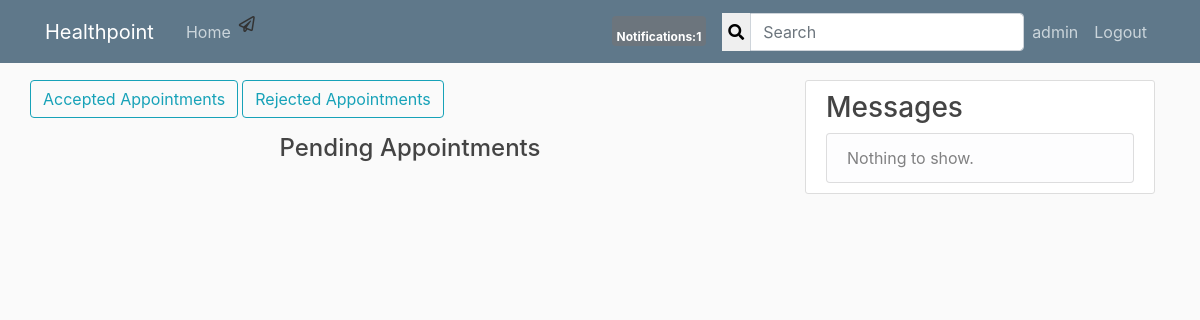
Page /account/user_profile/1/myrequested/appointments/ (signed in) on the earlier database version.
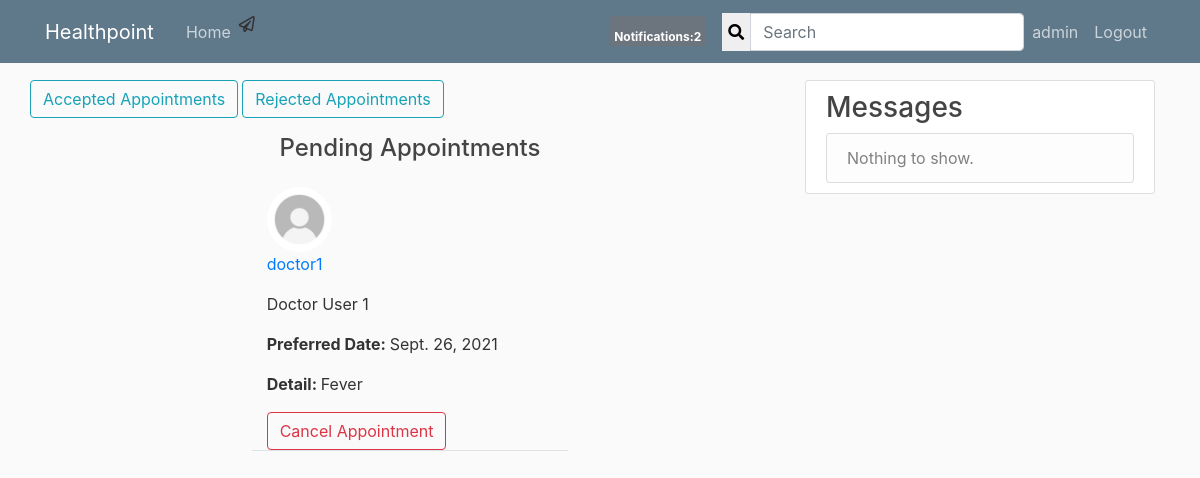
Same page on the later database version.
### account/models.py (models this page shows, shortened)
class Appointment(models.Model):
	by_user = models.ForeignKey(User, related_name='appointment_by', on_delete=models.CASCADE)
	to_doctor = models.ForeignKey(Doctor, related_name='appointment_to', on_delete=models.CASCADE)
	date = models.DateField()
	detail = models.TextField(null=False, blank=False)
	is_accepted = models.BooleanField(default=False)
	is_rejected = models.BooleanField(default=False)

class Doctor(models.Model):
	user = models.OneToOneField(User, related_name='doctor' ,on_delete=models.CASCADE, primary_key=True)
	college_attended = models.CharField(max_length=200)
	college_address = models.CharField(max_length=200)
	date_graduated = models.DateField(null=True, blank=True)
	certificate_of_graduation = models.ImageField(upload_to='certificates')
	current_affiliation = models.CharField(max_length=200)
	specialization = models.CharField(max_length=100)
	work_phone = PhoneNumberField(blank=True, null=True, unique=True)
	def __str__(self):
		return self.user.user_name

class User(AbstractBaseUser, PermissionsMixin):
	id = models.AutoField(primary_key = True)
	email = models.EmailField(max_length=200, unique=True)
	is_email_verified = models.BooleanField(default=False)
	user_name = models.CharField(max_length=20, unique=True)
	full_name = models.CharField(max_length=100)
	date_joined = models.DateTimeField(default=timezone.now, blank=True)
	is_staff = models.BooleanField(default=False)
	is_active = models.BooleanField(default=True)
	is_doctor = models.BooleanField(default=False)
	is_superuser = models.BooleanField(default=False)
	objects = AccountManager()
	USERNAME_FIELD = 'email'
	REQUIRED_FIELDS = ['user_name', 'full_name']
	def __str__(self):
		return self.user_name

class UserProfile(models.Model):
	user = models.OneToOneField(User, related_name='profile' ,on_delete=models.CASCADE, primary_key=True)
	address = models.CharField(max_length=200, null=True, blank=True)
	profile_pic = models.ImageField(default='default.jpg', upload_to='profile_pics', null=True, blank=True)
	date_of_birth = models.DateField(null=True, blank=True)
	phone = PhoneNumberField(blank=True, null=True, unique=True)
	followers = models.ManyToManyField(User, blank=True, related_name='followers')
	followings = models.ManyToManyField(User, blank=True, related_name='followings')

### account/views.py (the view)
# urls.py: path('user_profile/<int:pk>/myrequested/appointments/', views.MyRequestedAppointments.as_view(), name='my-requested-appointments'),
class MyRequestedAppointments(LoginRequiredMixin, View):
	def get(self, request, pk, *args, **kwargs):
		user = request.user
		appointments = Appointment.objects.filter(by_user=user)
		context = {
		'user' : user,
		'appointments' : appointments,
		}
		return render(request, 'account/my_requested_appointments.html', context)

### healthpoint/templatetags/custom_tags.py (called while the page is built)
@register.inclusion_tag('healthpoint/show_notifications.html', takes_context=True)
def show_notifications(context):
	request_user = context['request'].user
	notifications = Notification.objects.filter(to_user=request_user).exclude(user_has_seen=True).order_by('-date')
	return {'notifications':notifications}

### account/templates/account/my_requested_appointments.html
{% extends "healthpoint/base.html" %}
{% block content %}
        <div class="row justify-content-left">
                <a class="btn btn-outline-info mr-1" href="{% url 'accepted-appointments' user.pk %}">Accepted Appointments</a>
                <a class="btn btn-outline-info" href="{% url 'rejected-appointments' user.pk %}">Rejected Appointments</a>
        </div>
        <div class="row justify-content-center mt-3"><h4>Pending Appointments</h4></div>
{% for appointment in appointments %}
{% if appointment.is_accepted or appointment.is_rejected %}
{% else %}
        <div class="row justify-content-center mt-3">
            <div class="col-md-5 col-sm-12 border-bottom position-relative">
            <img class='rounded-circle article-img' src="{{ appointment.to_doctor.user.profile.profile_pic.url }}">
                <p><a class="mr-2" href="{% url 'user_profile' appointment.to_doctor.user.profile.pk %}">{{ appointment.to_doctor }}</a></p>
                {% if appointment.to_doctor.user.full_name %}
                    <p>{{ appointment.to_doctor.user.full_name }}</p>
                {% endif %}
                {% if appointment.date %}
                    <p><b>Preferred Date: </b>{{ appointment.date }}</p>
                {% endif %}
                {% if appointment.detail %}
                    <p><b>Detail: </b>{{ appointment.detail }}</p>
                {% endif %}
                 <a class="btn btn-outline-danger" href="{% url 'appointment-delete' user.pk appointment.pk %}">Cancel Appointment</a>
            </div>
        </div>
{% endif %}
{% endfor %}
{% endblock %}

Differences in the rows shown:
added Appointment: to_doctor.user.profile.profile_pic (placeholder picture), to_doctor "doctor1", to_doctor.user.full_name "Doctor User 1", date "Sept. 26, 2021", detail "Fever"
Other differences:
{{ notifications.count }}: "1" → "2"
